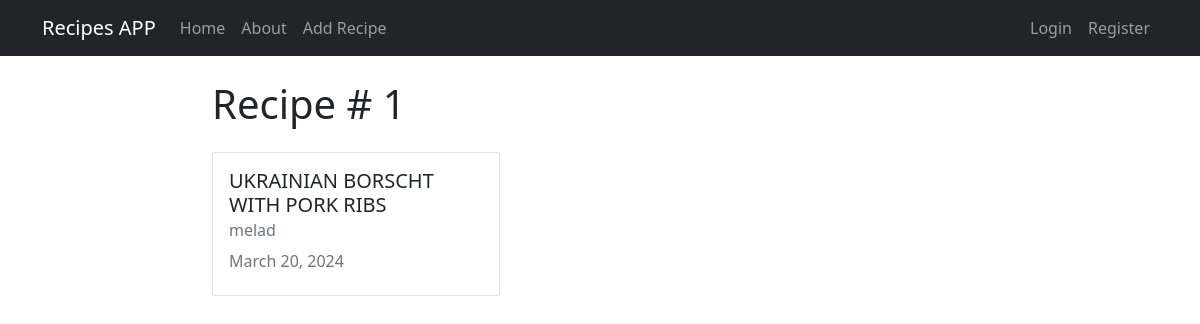
/recipe/1/, run on an earlier commit of the app's database.
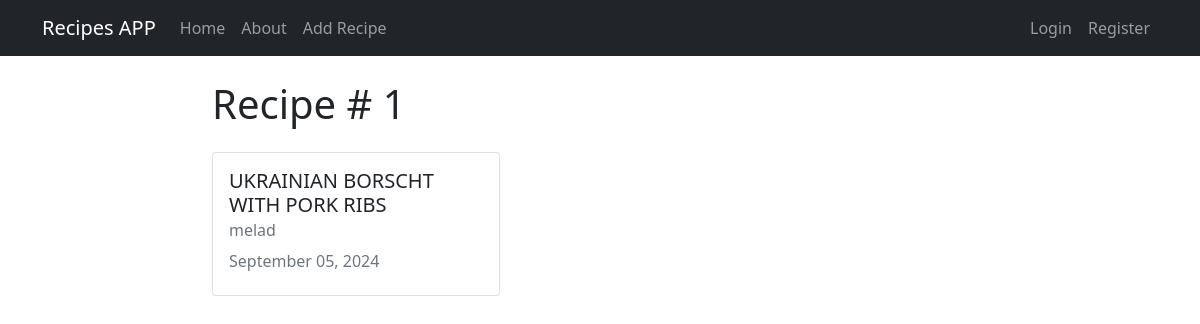
And on a later commit of the database.
### recipes/models.py (models this page shows, shortened)
class Recipe(models.Model):
    title = models.CharField(max_length=100)
    description = models.TextField()
    author = models.ForeignKey(User, on_delete=models.CASCADE)
    created_at = models.DateTimeField(auto_now_add=True)
    updated_at = models.DateTimeField(auto_now=True)

### recipes/views.py (the view)
# urls.py: path('recipe/<int:pk>/', views.RecipeDetailView.as_view(), name='recipes-detail'),
class RecipeDetailView(DetailView):
    model = models.Recipe

### recipes/templates/recipes/recipe_detail.html (shortened to what this page needs)
{% extends 'recipes/base.html' %}
{% block content %}
    <h1>Recipe # {{object.id}}</h1>
  <div class="card my-4" style="width: 18rem;">
    <div class="card-body">
      <h5 class="card-title">{{ object.title }}</h5>
      <h6 class="card-subtitle mb-2 text-muted">{{ object.author }}</h6>
      <p class="card-text"{{ object.description }}</p>
      <h6 class="card-subtitle mb-2 text-muted">
        {{ object.updated_at|date:"F d, Y" }}
      </h6>
    </div>
  </div>
{% endblock content %}

What changed in the data, as far as the page shows it:
changed Recipe "UKRAINIAN BORSCHT WITH PORK RIBS": updated_at "March 20, 2024" → "September 05, 2024"
